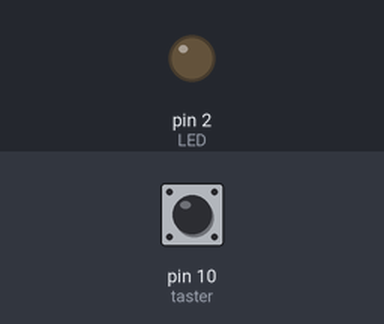
This sketch was run on a simulated Arduino Uno, built with avr-gcc and run on an emulated ATmega328P. Parts: output pins drawn as LEDs (lit = HIGH). Dashed ring = blinking. The inputs (shaded band) are chosen by the test bench; at power-on: pin 10 (taster) HIGH.

Above: at 1.2 s.
1.3 s: pin 10 (taster) pulsed LOW 5 times (0.12 s each, 0.3 s apart)
At 1.82 s:
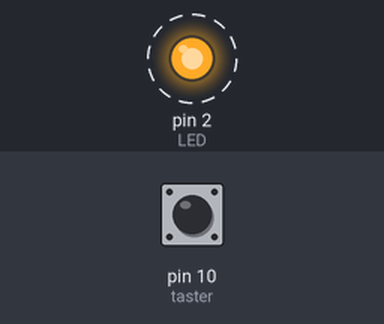
Timing chart, 0 to 4.3 s (numbered marks = the images above; inputs shaded):
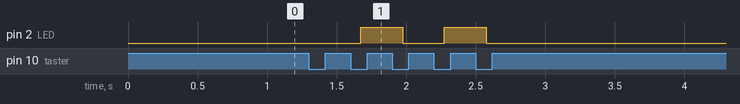

The sketch:

Taster_als_Schalter.ino
```cpp
#include <OneButton.h>
#define LED 2

OneButton taster(10, false);
bool merkerLed = LOW;

void setup()
{
  pinMode(LED, OUTPUT);


  taster.attachClick(Taster_Funktion);

}

void loop()
{
  taster.tick();


  delay(10);


  digitalWrite(LED, merkerLed);

}

void Taster_Funktion()
{
  merkerLed = !merkerLed;
}
```

Measured:
- after the input at 1.3 s, pin 2 (LED): alternates HIGH for 0.30 s and LOW for 0.30 s, 4 changes in all, then stays LOW, starting after 0.37 s
